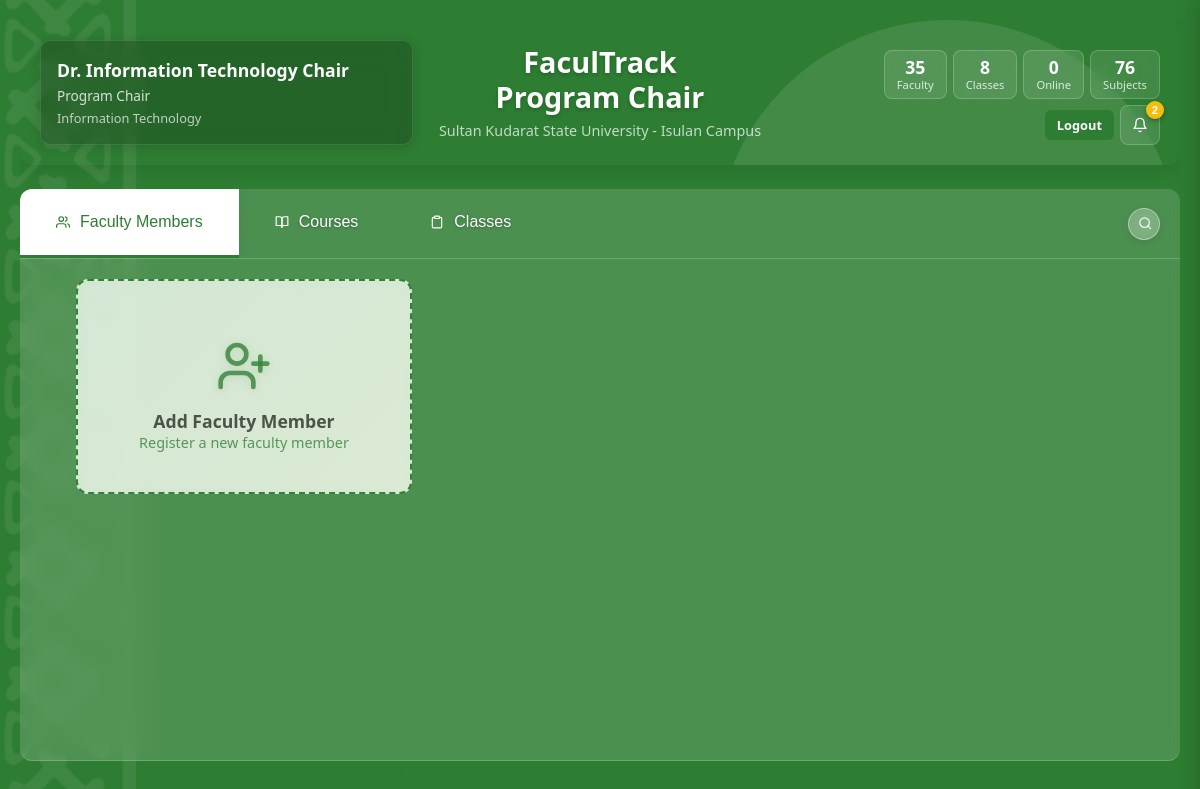
The page /program.php (signed in) on the database its author committed.
### tables this page shows
CREATE TABLE `users` (
  `user_id` int(11) NOT NULL,
  `username` varchar(50) NOT NULL,
  `password` varchar(255) NOT NULL,
  `full_name` varchar(100) NOT NULL,
  `role` enum('faculty','program_chair','campus_director','class') NOT NULL,
  `created_at` timestamp NOT NULL DEFAULT current_timestamp(),
  `updated_at` timestamp NOT NULL DEFAULT current_timestamp() ON UPDATE current_timestamp(),
  `is_active` tinyint(1) DEFAULT 1
);

CREATE TABLE `faculty` (
  `faculty_id` int(11) NOT NULL,
  `user_id` int(11) NOT NULL,
  `employee_id` varchar(20) DEFAULT NULL,
  `program` varchar(100) DEFAULT NULL,
  `current_location` varchar(255) DEFAULT 'Not Available',
  `last_location_update` timestamp NOT NULL DEFAULT current_timestamp(),
  `last_activity` timestamp NOT NULL DEFAULT current_timestamp(),
  `office_hours` varchar(100) DEFAULT NULL,
  `contact_email` varchar(100) DEFAULT NULL,
  `contact_phone` varchar(20) DEFAULT NULL,
  `status` enum('Available','In Meeting','On Leave') DEFAULT 'Available',
  `created_at` timestamp NOT NULL DEFAULT current_timestamp(),
  `updated_at` timestamp NOT NULL DEFAULT current_timestamp() ON UPDATE current_timestamp(),
  `is_active` tinyint(1) DEFAULT 0
);

### assets/php/announcement_functions.php (called while the page is built, shortened)
<?php
function fetchAnnouncements($pdo, $userRole, $limit = 10) {
    $targetAudiences = ['all'];
    switch ($userRole) {
        case 'program_chair':
            $targetAudiences[] = 'program_chairs';
            $targetAudiences[] = 'faculty';
            break;
    }
    $where = implode(' OR ', array_fill(0, count($targetAudiences), "FIND_IN_SET(?, a.target_audience) > 0"));
    $announcements_query = "
        SELECT a.*, u.full_name as created_by_name,
               DATE_FORMAT(a.created_at, '%M %d, %Y at %h:%i %p') as formatted_date,
               CASE
                   WHEN a.created_at > DATE_SUB(NOW(), INTERVAL 2 HOUR) THEN CONCAT(TIMESTAMPDIFF(MINUTE, a.created_at, NOW()), ' minutes ago')
                   WHEN a.created_at > DATE_SUB(NOW(), INTERVAL 24 HOUR) THEN CONCAT(TIMESTAMPDIFF(HOUR, a.created_at, NOW()), ' hours ago')
                   WHEN a.created_at > DATE_SUB(NOW(), INTERVAL 7 DAY) THEN CONCAT(TIMESTAMPDIFF(DAY, a.created_at, NOW()), ' days ago')
                   ELSE '1 week ago'
               END as time_ago
        FROM announcements a
        JOIN users u ON a.created_by = u.user_id
        WHERE a.is_active = TRUE
        AND ($where)
        ORDER BY a.created_at DESC
        LIMIT " . intval($limit);
    $stmt = $pdo->prepare($announcements_query);
    $stmt->execute($targetAudiences);
    return $stmt->fetchAll(PDO::FETCH_ASSOC);
}
?>

### program.php (the view, shortened to what this page needs)
<?php
$pdo = get_db_connection();
$pdo->exec("SET time_zone = '+08:00'");
$user_id = $_SESSION['user_id'];
$program_chair_name = $_SESSION['full_name'];
$chair_info = getProgramChairInfo($pdo, $user_id);
$program = $chair_info ? $chair_info['program'] : 'Unknown Program';
$classes_data = getProgramClasses($pdo, $user_id);
$class_ids = array_column($classes_data, 'class_id');
$faculty_data = [];
if (!empty($class_ids)) {
    $faculty_data = getAllFacultyProgram($pdo);
    $stmt = $pdo->prepare("SELECT program FROM faculty WHERE user_id = ? AND is_active = TRUE");
    $stmt->execute([$user_id]);
    $program = $stmt->fetchColumn();
}
require_once 'assets/php/announcement_functions.php';
$announcements = fetchAnnouncements($pdo, $_SESSION['role'], 10);
function getProgramChairInfo($pdo, $user_id) {
    $chair_program_query = "SELECT program FROM faculty WHERE user_id = ? AND is_active = TRUE";
    $stmt = $pdo->prepare($chair_program_query);
    $stmt->execute([$user_id]);
    return $stmt->fetch(PDO::FETCH_ASSOC);
}
function getProgramClasses($pdo, $user_id) {
    $classes_query = "
        SELECT c.class_id, c.class_code, c.class_name, c.year_level, c.semester, c.academic_year, c.total_students,
               u.full_name as class_account_name,
               COUNT(DISTINCT curr.course_code) as total_subjects,
               COUNT(DISTINCT s.faculty_id) as assigned_faculty
        FROM classes c
        JOIN users u ON c.user_id = u.user_id
        LEFT JOIN curriculum curr ON c.year_level = curr.year_level
                                  AND c.semester = curr.semester
                                  AND curr.is_active = TRUE
        LEFT JOIN schedules s ON c.class_id = s.class_id AND s.is_active = TRUE
        WHERE c.program_chair_id = ? AND c.is_active = TRUE
        GROUP BY c.class_id
        ORDER BY c.year_level, c.class_name";
    $stmt = $pdo->prepare($classes_query);
    $stmt->execute([$user_id]);
    return $stmt->fetchAll(PDO::FETCH_ASSOC);
}
function getAllFacultyProgram($pdo) {
    $faculty_query = "
        SELECT
            f.faculty_id,
            u.full_name,
            f.employee_id,
            f.program,
            u2.full_name as dean_name,
            f.office_hours,
            f.contact_email,
            f.contact_phone,
            f.current_location,
            f.last_location_update,
            CASE
                WHEN f.is_active = 1 THEN 'Available'
                ELSE 'Offline'
            END as status,
            COALESCE(
                (SELECT CASE
                    WHEN lh.time_set > DATE_SUB(NOW(), INTERVAL 30 MINUTE) THEN CONCAT(TIMESTAMPDIFF(MINUTE, lh.time_set, NOW()), ' minutes ago')
                    WHEN lh.time_set > DATE_SUB(NOW(), INTERVAL 24 HOUR) THEN CONCAT(TIMESTAMPDIFF(HOUR, lh.time_set, NOW()), ' hours ago')
                    WHEN lh.time_set > DATE_SUB(NOW(), INTERVAL 7 DAY) THEN CONCAT(TIMESTAMPDIFF(DAY, lh.time_set, NOW()), ' days ago')
                    ELSE 'Over a week ago'
                END
                FROM location_history lh
                WHERE lh.faculty_id = f.faculty_id
                ORDER BY lh.time_set DESC
                LIMIT 1),
                'No location history'
            ) as last_updated
        FROM faculty f
        JOIN users u ON f.user_id = u.user_id
        LEFT JOIN programs p ON f.program = p.program_name
        LEFT JOIN users u2 ON p.dean_id = u2.user_id
        ORDER BY u.full_name";
    $stmt = $pdo->prepare($faculty_query);
    $stmt->execute();
    return $stmt->fetchAll(PDO::FETCH_ASSOC);
}
?>
<!DOCTYPE html>
<html lang="en">
<head>
    <link rel="stylesheet" href="assets/css/theme.css">
    <link rel="stylesheet" href="assets/css/style.css">
    <link rel="stylesheet" href="assets/css/scheduling.css">
</head>
<body>
    <div class="main-container">
        <div class="content-wrapper" id="contentWrapper">
            <?php
            $online_count = array_reduce($faculty_data, function($count, $faculty) {
                return $count + ($faculty['status'] === 'available' ? 1 : 0);
            }, 0);
            $total_schedules = array_reduce($classes_data, function($count, $class) {
                return $count + $class['total_subjects'];
            }, 0);
            $header_config = [
                'page_title' => 'FaculTrack - Program Chair',
                'page_subtitle' => 'Sultan Kudarat State University - Isulan Campus',
                'user_name' => $program_chair_name,
                'user_role' => 'Program Chair',
                'user_details' => $program,
                'announcements_count' => count($announcements),
                'announcements' => $announcements,
                'stats' => [
                    ['label' => 'Faculty', 'value' => count($faculty_data)],
                    ['label' => 'Classes', 'value' => count($classes_data)],
                    ['label' => 'Online', 'value' => $online_count],
                    ['label' => 'Subjects', 'value' => $total_schedules]
                ]
            ];
            include 'assets/php/page_header.php';
            ?>
            <div class="dashboard-tabs">
                <button class="tab-button active" onclick="switchTab('faculty')" data-tab="faculty">
                    <svg class="feather feather-sm"><use href="#users"></use></svg> Faculty Members
                </button>
                <button class="tab-button" onclick="switchTab('courses')" data-tab="courses">
                    <svg class="feather feather-sm"><use href="#book-open"></use></svg> Courses
                </button>
                <button class="tab-button" onclick="switchTab('classes')" data-tab="classes">
                    <svg class="feather feather-sm"><use href="#clipboard"></use></svg> Classes
                </button>
                <div class="search-bar">
                    <div class="search-container collapsed" id="searchContainer">
                        <button class="search-toggle" onclick="toggleSearch()">
                            <svg class="feather"><use href="#search"></use></svg>
                        </button>
                    </div>
                </div>
            </div>
            <div class="tab-content active" id="faculty-content">
                <div class="faculty-grid" id="facultyGrid">
                    <div class="add-card add-card-first" data-modal="addFacultyModal">
                        <div class="add-card-icon">
                            <svg class="feather"><use href="#user-plus"></use></svg>
                        </div>
                        <div class="add-card-title">Add Faculty Member</div>
                        <div class="add-card-subtitle">Register a new faculty member</div>
                    </div>
                </div>
            </div>
        </div>
    </div>
</body>
</html>

### assets/php/page_header.php (shortened to what this page needs)
<?php
$page_title = $header_config['page_title'] ?? 'FaculTrack';
$page_subtitle = $header_config['page_subtitle'] ?? 'Sultan Kudarat State University - Isulan Campus';
$user_name = $header_config['user_name'] ?? 'Unknown User';
$user_role = $header_config['user_role'] ?? '';
$user_details = $header_config['user_details'] ?? '';
$stats = $header_config['stats'] ?? [];
$announcements_count = $header_config['announcements_count'] ?? 0;
$show_announcements_toggle = $header_config['show_announcements_toggle'] ?? true;
require_once 'assets/php/announcement_functions.php';
?>
<div class="page-header">
    <div class="header-content">
        <div class="header-left">
            <div class="user-info">
                <div class="user-name"><?php echo htmlspecialchars($user_name); ?></div>
                <?php if ($user_role): ?>
                    <div class="user-role"><?php echo htmlspecialchars($user_role); ?></div>
                <?php endif; ?>
                <?php if ($user_details): ?>
                    <div class="user-details"><?php echo htmlspecialchars($user_details); ?></div>
                <?php endif; ?>
            </div>
        </div>
        <div class="header-middle">
            <h1 class="page-title"><?php echo str_replace(' - ', "\n", htmlspecialchars($page_title)); ?></h1>
            <p class="page-subtitle"><?php echo htmlspecialchars($page_subtitle); ?></p>
        </div>
        <div class="header-right">
            <?php if (!empty($stats)): ?>
                <div class="header-stats">
                    <?php foreach ($stats as $stat): ?>
                        <div class="header-stat">
                            <div class="header-stat-number"><?php echo htmlspecialchars($stat['value']); ?></div>
                            <div class="header-stat-label"><?php echo htmlspecialchars($stat['label']); ?></div>
                        </div>
                    <?php endforeach; ?>
                </div>
            <?php endif; ?>
            <div class="header-actions">
                <a href="logout.php" class="logout-btn">Logout</a>
                <?php if ($show_announcements_toggle): ?>
                    <button class="announcement-toggle" onclick="toggleSidebar()">
                        <svg class="feather"><use href="#bell"></use></svg>
                        <?php if ($announcements_count > 0): ?>
                            <span class="announcement-badge"><?php echo $announcements_count; ?></span>
                        <?php endif; ?>
                    </button>
                <?php endif; ?>
            </div>
        </div>
    </div>
</div>

### assets/css/theme.css (style rules this page uses)
:root { --primary-green: #2d7d32; --primary-green-dark: #1a5e20; --primary-green-light: #4caf50; --primary-green-lighter: #81c784; --bg-primary: #2d7d32; --bg-overlay: rgba(26, 94, 32, 0.95); --bg-glass: rgba(255, 255, 255, 0.98); --bg-glass-light: rgba(255, 255, 255, 0.95); --bg-glass-semi: rgba(255, 255, 255, 0.9); --bg-dark-glass: rgba(0, 0, 0, 0.2); --bg-modal: rgba(255, 255, 255, 0.98); --text-primary: #333; --text-secondary: #666; --text-light: rgba(255, 255, 255, 0.9); --text-muted: rgba(0, 0, 0, 0.6); --text-white: #ffffff; --text-green-primary: #1a5e20; --text-green-secondary: #2d7d32; --status-available-bg: rgba(232, 245, 232, 0.95); --status-available-text: #155724; --status-busy-bg: rgba(255, 243, 205, 0.95); --status-busy-text: #856404; --status-offline-bg: rgba(255, 235, 238, 0.95); --status-offline-text: #721c24; --priority-high-bg: rgba(255, 235, 238, 0.9); --priority-high-text: #d32f2f; --priority-medium-bg: rgba(255, 243, 205, 0.9); --priority-medium-text: #f57c00; --priority-low-bg: rgba(232, 245, 232, 0.9); --priority-low-text: #388e3c; --success-bg: rgba(232, 245, 232, 0.95); --success-text: #1b5e20; --success-border: #2d7d32; --error-bg: rgba(255, 235, 238, 0.95); --error-text: #c62828; --error-border: #c62828; --btn-primary-bg: rgba(45, 125, 50, 0.95); --btn-primary-hover: rgba(26, 94, 32, 0.95); --btn-secondary-bg: rgba(255, 255, 255, 0.95); --btn-secondary-border: rgba(0, 0, 0, 0.12); --btn-secondary-hover: rgba(245, 245, 245, 0.95); --btn-delete-bg: rgba(220, 53, 69, 0.95); --btn-delete-hover: rgba(200, 35, 51, 0.95); --btn-blue-bg: rgba(0, 123, 255, 0.95); --btn-blue-hover: rgba(0, 86, 179, 0.95); --btn-export-bg: rgba(40, 167, 69, 0.95); --btn-export-hover: rgba(33, 136, 56, 0.95); --border-light: rgba(255, 255, 255, 0.08); --border-dark: rgba(0, 0, 0, 0.06); --border-medium: rgba(0, 0, 0, 0.12); --border-focus: rgba(45, 125, 50, 0.5); --shadow-light: 0 2px 10px rgba(0, 0, 0, 0.08); --shadow-medium: 0 4px 15px rgba(0, 0, 0, 0.12); --shadow-heavy: 0 10px 30px rgba(0, 0, 0, 0.15); --shadow-modal: 0 10px 40px rgba(0, 0, 0, 0.25); --warning-color: #ffc107; --warning-dark: #ff9800; --accent-gradient: linear-gradient(135deg, #2d7d32 0%, #4caf50 100%); --faculty-card-bg: #ffffff; --faculty-card-shadow: 0 4px 15px rgba(0, 0, 0, 0.08); --faculty-card-hover-shadow: 0 10px 30px rgba(0, 0, 0, 0.15); --faculty-avatar-bg: linear-gradient(135deg, #2d7d32 0%, #4caf50 100%); --faculty-avatar-border: #ffc107; --action-btn-bg: rgba(255, 255, 255, 0.95); --action-btn-border: rgba(45, 125, 50, 0.5); --action-btn-hover-bg: rgba(45, 125, 50, 0.95); --transition-fast: 0.15s cubic-bezier(0.4, 0.0, 0.2, 1); --transition-normal: 0.25s cubic-bezier(0.4, 0.0, 0.2, 1); --transition-slow: 0.4s cubic-bezier(0.4, 0.0, 0.2, 1); --transition-bounce: 0.4s cubic-bezier(0.68, -0.55, 0.265, 1.55); --radius-sm: 6px; --radius-md: 10px; --radius-lg: 15px; --radius-xl: 20px; --radius-round: 50%; }

### rows shown on the page
users: full_name "Dr. Information Technology Chair"
faculty: program "Information Technology"

### other values the page prints
$user_role "Program Chair"
str_replace(' - ', "\n", htmlspecialchars($page_title)) "FaculTrack Program Chair"
$page_subtitle "Sultan Kudarat State University - Isulan Campus"
$stat['value'] "35"
$stat['label'] "Faculty"
$stat['value'] "8"
$stat['label'] "Classes"
$stat['value'] "0"
$stat['label'] "Online"
$stat['value'] "76"
$stat['label'] "Subjects"
$announcements_count "2"
